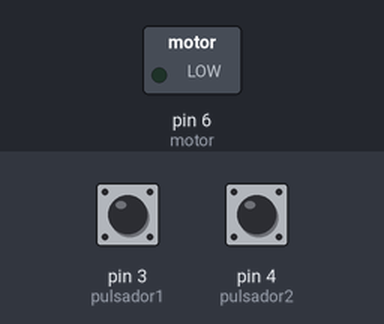
Recording of a sketch running on a simulated Arduino Uno, built with avr-gcc and run on an emulated ATmega328P. Parts: switched loads named in the sketch (green lamp = pin HIGH). Inputs (shaded band) come from the test bench; at power-on: pin 3 (pulsador1) HIGH, pin 4 (pulsador2) HIGH.

Above: at 1.2 s.
1.3 s: pin 3 (pulsador1) pulled LOW for 1 s
At 2.6 s:
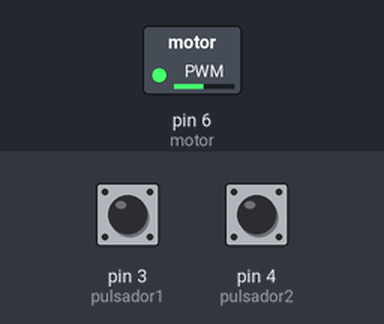
3.8 s: pin 3 (pulsador1) pulled LOW for 0.15 s
At 5.1 s:
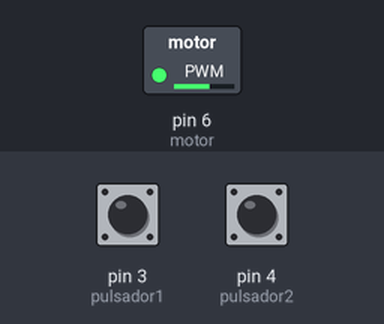
5.5 s: pin 3 (pulsador1) pulled LOW for 3.2 s
At 7.0 s:
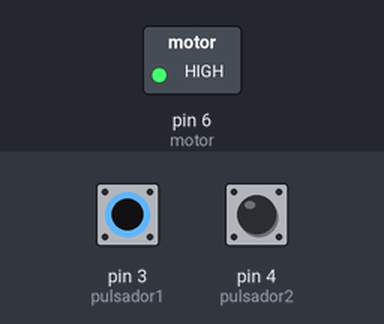
10.2 s: pin 4 (pulsador2) pulled LOW for 3.2 s
At 10.9 s:
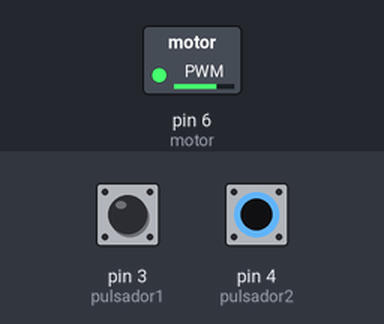
Timing chart, 0 to 13.9 s (numbered marks = the images above; inputs shaded):
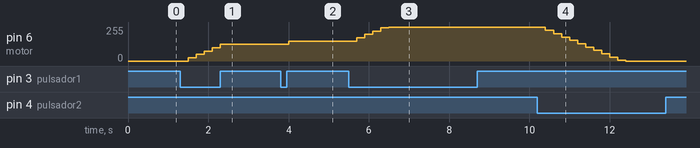

Measured:
- after the input at 1.3 s, pin 6 (motor): moves from 0/255 to 125/255 over 0.80 s, starting after 0.20 s
- after the input at 3.8 s, pin 6 (motor): 125/255 → 150/255 after 0.20 s
- after the input at 5.5 s, pin 6 (motor): moves from 150/255 to 255/255 over 0.80 s, starting after 0.20 s
- after the input at 10.2 s, pin 6 (motor): moves from 255/255 to 0/255 over 2.0 s, starting after 0.20 s

The sketch:

practica4-tipoexamen.ino
```cpp
int motor = 6;
int pulsador1 = 3;
int pulsador2 = 4;
int pulsacion1;
int pulsacion2;
int velocidad = 0;

void setup() {
  pinMode(motor, OUTPUT);
  pinMode(pulsador1, INPUT_PULLUP);
  pinMode(pulsador2, INPUT_PULLUP);
}

void loop() {

  pulsacion1 = digitalRead(pulsador1);
  pulsacion2 = digitalRead(pulsador2);

  if (pulsacion1 == LOW) {
    velocidad = velocidad + 25;

    if (velocidad > 255) {
      velocidad = 255;
    }

    delay(200);
  }

  if (pulsacion2 == LOW) {
    velocidad = velocidad - 25;

    if (velocidad < 0) {
      velocidad = 0;
    }

    delay(200);
  }

  analogWrite(motor, velocidad);
}
```
